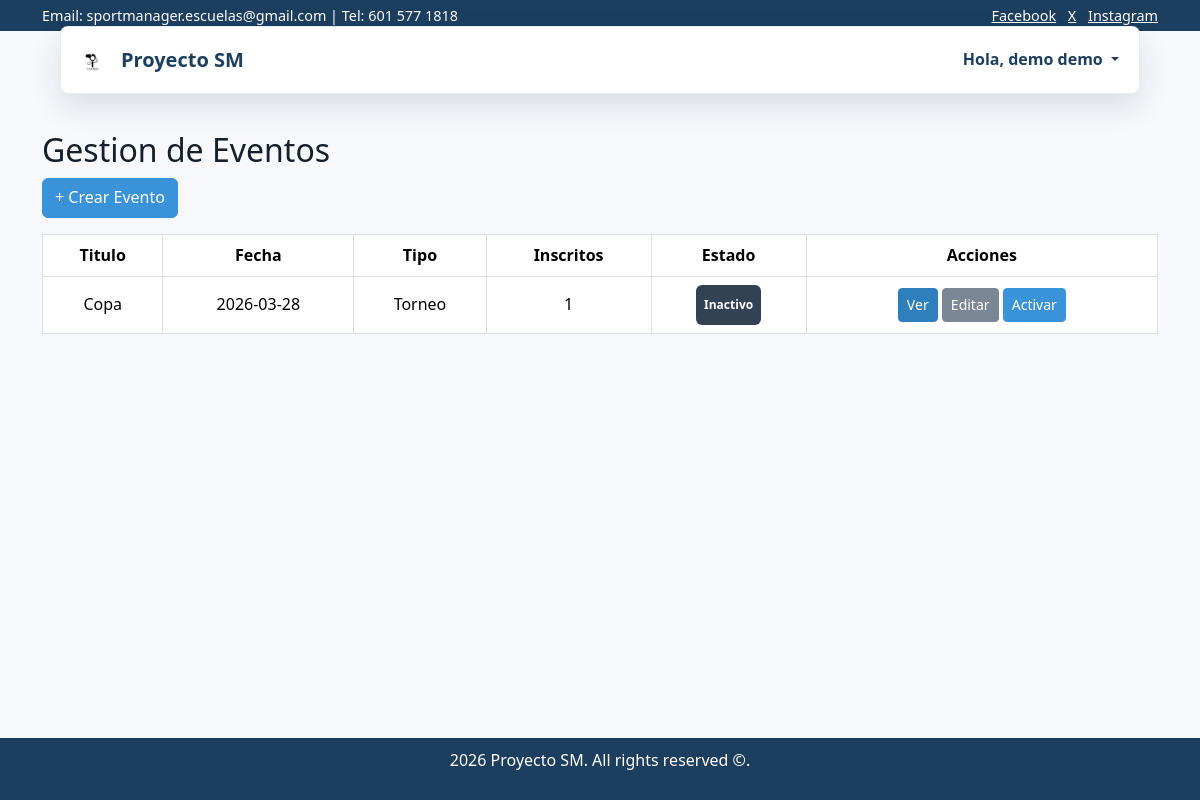
Screenshot of /gestion_eventos.php (signed in) with the database file from the repository.
### tables this page shows
CREATE TABLE `eventos` (
  `id_evento` int(11) NOT NULL,
  `titulo` varchar(50) NOT NULL,
  `fecha` date NOT NULL,
  `id_rol` int(11) DEFAULT NULL,
  `tipo_evento` varchar(50) NOT NULL DEFAULT 'mensualidad',
  `costo` decimal(15,2) DEFAULT NULL,
  `cuotas` tinyint(2) DEFAULT NULL,
  `estado` tinyint(4) DEFAULT 1
);

### app/controllers/PagesController.php (called while the page is built, shortened)
<?php
require_once __DIR__ . '/../models/PagesModel.php';
class PagesController
{
    private ?PagesModel $model = null;
    public function manageEvents(): void
    {
        $this->render('gestion_eventos', ['eventos' => $this->model()->managedEvents()]);
    }
    private function render(string $view, array $data = []): void
    {
        extract($data, EXTR_SKIP);
        require __DIR__ . '/../views/layout/header.php';
        require __DIR__ . '/../views/pages/' . $view . '.php';
        require __DIR__ . '/../views/layout/footer.php';
    }
    private function model(): PagesModel
    {
        if (!$this->model instanceof PagesModel) {
            $this->model = new PagesModel();
        }
        return $this->model;
    }
}

### app/models/PagesModel.php (called while the page is built, shortened)
<?php
class PagesModel
{
    private PDO $db;
    public function __construct()
    {
        require_once dirname(__DIR__, 2) . '/config/conexion.php';
        $this->db = $conexion;
    }
    public function managedEvents(): array
    {
        $stmt = $this->db->query('SELECT * FROM eventos ORDER BY fecha DESC');
        $events = $stmt->fetchAll(PDO::FETCH_OBJ);
        foreach ($events as $event) {
            $event->total_inscritos = $this->countEventRegistrations((int)$event->id_evento);
        }
        return $events;
    }
    private function countEventRegistrations(int $eventId): int
    {
        $stmt = $this->db->prepare('SELECT COUNT(*) FROM inscripciones WHERE id_evento = ?');
        $stmt->execute([$eventId]);
        return (int)$stmt->fetchColumn();
    }
}

### app/views/pages/gestion_eventos.php (the view)
<?php
$viewData = get_defined_vars();
$eventos = is_array($viewData['eventos'] ?? null) ? $viewData['eventos'] : [];
?>
<br>
<br>
<div class="container mt-5">
    <h2>Gestion de Eventos</h2>
    <a href="crear_evento.php" class="btn btn-success mb-3">+ Crear Evento</a>
    <table class="table table-bordered">
        <thead>
            <tr><th>Titulo</th><th>Fecha</th><th>Tipo</th><th>Inscritos</th><th>Estado</th><th>Acciones</th></tr>
        </thead>
        <tbody>
            <?php foreach ($eventos as $e): ?>
                <tr>
                    <td><?= htmlspecialchars((string)$e->titulo) ?></td>
                    <td><?= htmlspecialchars((string)$e->fecha) ?></td>
                    <td><?= htmlspecialchars((string)$e->tipo_evento) ?></td>
                    <td><?= (int)$e->total_inscritos ?></td>
                    <td>
                        <?php if ((int)$e->estado === 1): ?>
                            <span class="badge bg-success">Activo</span>
                        <?php else: ?>
                            <span class="badge bg-danger">Inactivo</span>
                        <?php endif; ?>
                    </td>
                    <td>
                        <a href="ver_inscritos.php?id=<?= urlencode((string)$e->id_evento) ?>" class="btn btn-primary btn-sm">Ver</a>
                        <a href="editar_evento.php?id=<?= urlencode((string)$e->id_evento) ?>" class="btn btn-warning btn-sm">Editar</a>
                        <a href="toggle_evento.php?id=<?= urlencode((string)$e->id_evento) ?>" class="btn btn-sm <?= (int)$e->estado === 1 ? 'btn-danger' : 'btn-success' ?>">
                            <?= (int)$e->estado === 1 ? 'Inhabilitar' : 'Activar' ?>
                        </a>
                    </td>
                </tr>
            <?php endforeach; ?>
        </tbody>
    </table>
</div>

### assets/css/style.css (style rules this page uses)
* { margin: 0; padding: 0; box-sizing: border-box; }
body { font-family: Arial, sans-serif; line-height: 1.6; background: #fff; min-height: 100vh; display: flex; flex-direction: column; }
html { scroll-behavior: smooth; }
:root { --hero-height-mobile: 140px; --hero-height-desktop: 320px; --hero-height-xl: 420px; --control-size: 80px; --control-size-mobile: 56px; --indicator-offset: 56px; --control-arrow-size: 2.5rem; --navbar-overlap: 65px; }
:root { --sm-blue-900: #1d3f5f; --sm-blue-800: #275b86; --sm-blue-700: #2f7fbd; --sm-blue-600: #3a93d8; --sm-gray-950: #17202a; --sm-gray-800: #334155; --sm-gray-700: #526174; --sm-gray-500: #7b8794; --sm-gray-200: #d8dee7; --sm-gray-100: #edf2f7; --sm-gray-50: #f6f8fb; --sm-white: #ffffff; --sm-radius: 8px; --sm-shadow: 0 12px 30px rgba(16, 42, 67, 0.12); }
html, body { font-family: "Segoe UI", Roboto, "Helvetica Neue", Arial, sans-serif; color: var(--sm-gray-950); background: var(--sm-gray-50); }
.section-hero, #backToTop, .btn-primary, .bg-primary { background: var(--sm-blue-700) !important; border-color: var(--sm-blue-700) !important; }
.btn-success, .bg-success, .btn-info, .bg-info { background: var(--sm-blue-600) !important; border-color: var(--sm-blue-600) !important; color: var(--sm-white) !important; }
.btn-warning, .bg-warning { background: var(--sm-gray-500) !important; border-color: var(--sm-gray-500) !important; color: var(--sm-white) !important; }
.btn-danger, .bg-danger { background: var(--sm-gray-800) !important; border-color: var(--sm-gray-800) !important; color: var(--sm-white) !important; }
.btn, .card-dashboard, .dropdown-item, .badge { display: inline-flex; align-items: center; justify-content: center; text-align: center; white-space: normal; overflow-wrap: anywhere; line-height: 1.2; min-height: 40px; }
.btn-sm { min-height: 34px; }
.table { color: var(--sm-gray-950); vertical-align: middle; }
.table thead, .table-dark, .table-secondary { background: var(--sm-blue-900) !important; color: var(--sm-white) !important; }
.table th, .table td { vertical-align: middle; text-align: center; overflow-wrap: anywhere; }
.table td:first-child, .table th:first-child { text-align: center; }

### rows the page displays
eventos: titulo "Copa", fecha "2026-03-28", tipo_evento "Torneo", total_inscritos "1", estado "Inactivo"
